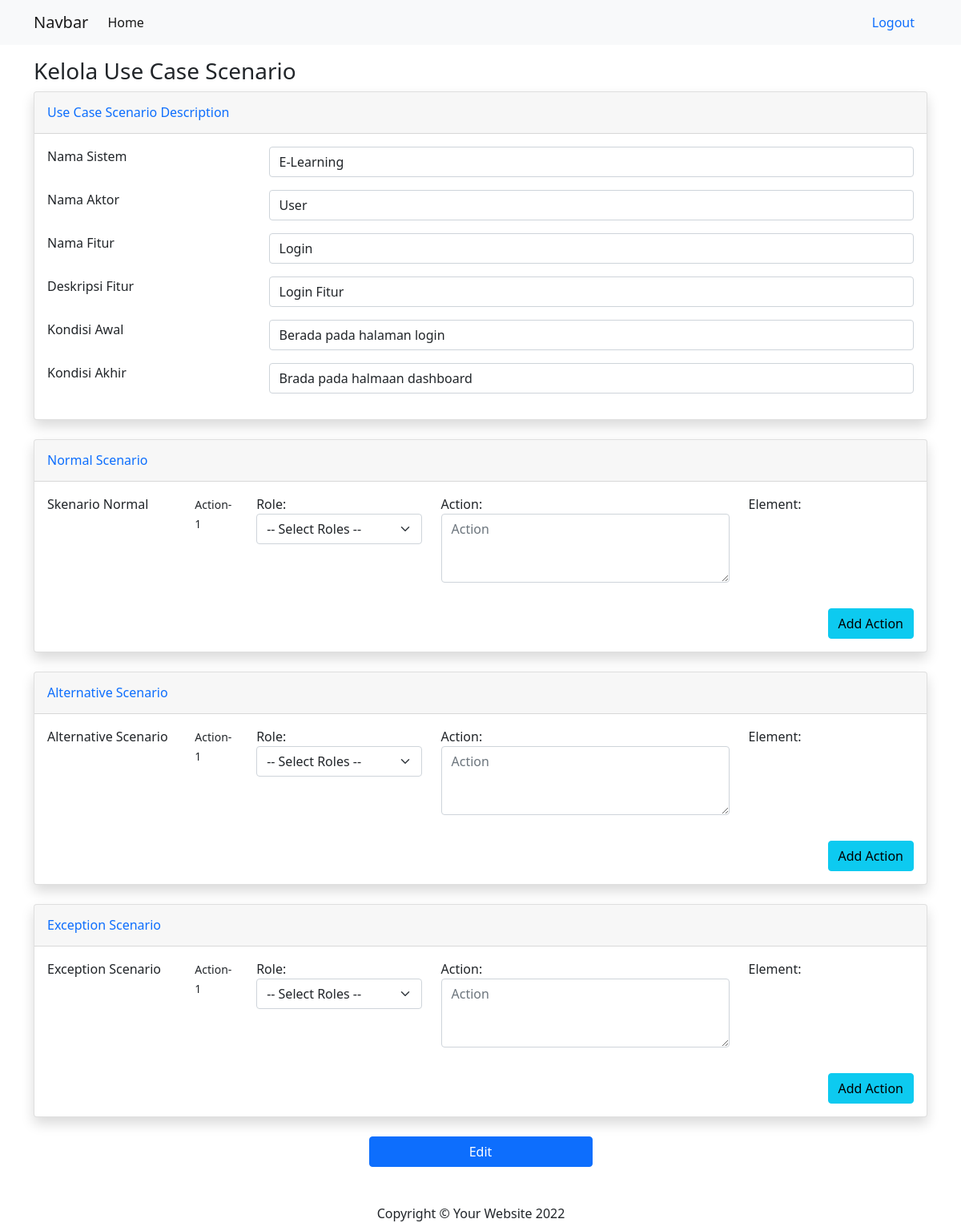
Page /formEditUCS/43/ (signed in) on the committed database.
### mainApp/models.py (models this page shows)
class UseCaseScenario(models.Model):
    system = models.CharField(max_length=200,null=True)
    actor = models.CharField(max_length=200,null=True)
    feature = models.CharField(max_length=200,null=True)
    feature_description = models.CharField(max_length=200,null=True)
    pre_condition = models.CharField(max_length=200,null=True)
    post_condition = models.CharField(max_length=200,null=True)
    normal_element = models.TextField(null=True)
    alternative_element = models.TextField(null=True)
    exception_element = models.TextField(null=True)
    normal_salt = models.TextField(null=True)
    alternative_salt = models.TextField(null=True)
    exception_salt = models.TextField(null=True)
    created_at = models.DateTimeField(auto_now_add=True, null=True)
    updated_at = models.DateTimeField(auto_now=True, null=True)
    created_by = models.ForeignKey(User, null=True, on_delete=models.SET_NULL)

### mainApp/views.py (the view)
# urls.py: path('formEditUCS/<str:pk>/', views.formEditUCS, name="formEditUCS"),
@login_required(login_url='login')
def formEditUCS(request,pk):
    ucs = UseCaseScenario.objects.get(id=pk)
    actions = serializers.serialize('json',Action.objects.filter(use_case_scenario=ucs)) #query_set to json
    context={'ucs':ucs,'actions':actions}
    return render(request,'mainApp/editUCS.html',context)

### mainApp/templates/mainApp/editUCS.html (shortened to what this page needs)
{% extends 'mainApp/main.html' %}
{% load static %}
{% block content %}
<h3 class="mb-2">Kelola Use Case Scenario</h3>
<div class="row row-form-sistem" style="margin-bottom: 70px;">
    <div class="col">
        <form class="form-useCaseScenario" action="" method="post">
            <div class="card shadow mb-4 card-description">
                <div class="card-header py-3 d-flex flex-row align-items-center justify-content-between">
                    <h6 class="m-0 font-weight-bold text-primary">Use Case Scenario Description</h6>
                </div>
                <div class="card-body">
                    <div class="row row-system-name mb-3">
                        <div class="col-3">
                            <span>Nama Sistem</span>
                        </div>
                        <div class="col-9">
                            <input type="text" class="form-control" placeholder="Nama Sistem" aria-label="Username"
                                aria-describedby="basic-addon1" required name="system" value="{{ ucs.system }}" required>
                        </div>
                    </div>
                    <div class="row row-actor-name mb-3">
                        <div class="col-3">
                            <span>Nama Aktor</span>
                        </div>
                        <div class="col-9">
                            <input type="text" class="form-control" placeholder="Nama Aktor" aria-label="Username"
                                aria-describedby="basic-addon1" required name="actor" value="{{ ucs.actor }}" required>
                        </div>
                    </div>
                    <div class="row row-feature-name mb-3">
                        <div class="col-3">
                            <span>Nama Fitur</span>
                        </div>
                        <div class="col-9">
                            <input type="text" class="form-control" name="feature_name" placeholder="Nama Fitur"
                                aria-describedby="basic-addon1" value="{{ ucs.feature }}" required>
                        </div>
                    </div>
                    <div class="row row-feature-description mb-3">
                        <div class="col-3">
                            <span>Deskripsi Fitur</span>
                        </div>
                        <div class="col-9">
                            <input type="text" class="form-control" name="feature_description"
                                placeholder="Deskripsi Fitur" aria-describedby="basic-addon1" value="{{ ucs.feature_description}}" required>
                        </div>
                    </div>
                    <div class="row row-pre-condition mb-3">
                        <div class="col-3">
                            <span>Kondisi Awal</span>
                        </div>
                        <div class="col-9">
                            <input type="text" class="form-control" placeholder="Kondisi Awal"
                                aria-describedby="basic-addon1" name="pre_condition" value="{{ ucs.pre_condition }}" required>
                        </div>
                    </div>
                    <div class="row row-post-condition mb-3">
                        <div class="col-3">
                            <span>Kondisi Akhir</span>
                        </div>
                        <div class="col-9">
                            <input type="text" class="form-control" placeholder="Kondisi Akhir"
                                aria-describedby="basic-addon1" name="post_condition" value="{{ ucs.post_condition }}" required>
                        </div>
                    </div>
                </div>
            </div>
            <div class="card shadow mb-4 card-normal">
                <div class="card-header py-3 d-flex flex-row align-items-center justify-content-between">
                    <h6 class="m-0 font-weight-bold text-primary">Normal Scenario</h6>
                </div>
                <div class="card-body">
                    <div class="row row-normal-scenario mb-3">
                        <div class="col-2">
                            <span>Skenario Normal</span>
                        </div>
                        <div class="col-10 col-normal-scenario">
                            <div class="row row-append-normal-action">
                                <div class="col">
                                    <div class="row row-normal-input mb-3">
                                        <div class="col-1">
                                            <small class="action-order">Action-1</small>
                                        </div>
                                        <div class="col-3">
                                            <span>Role:</span>
                                            <select class="form-select select-role" name="roles[]"
                                                aria-label="Default select example" required>
                                                <option selected value="">-- Select Roles --</option>
                                            </select>
                                        </div>
                                        <div class="col-5">
                                            <span>Action:</span>
                                            <textarea class="form-control input-action" placeholder="Action"
                                                name="actions[]" rows="3" required typeOfScenario="normal"
                                                required></textarea>
                                        </div>
                                        <div class="col-3">
                                            <span>Element:</span>
                                        </div>
                                    </div>
                                </div>
                            </div>
                        </div>
                    </div>
                    <div class="row row-add-normal-action">
                        <div class="col d-flex justify-content-end">
                            <a class="btn btn-info add-normal-action">Add Action</a>
                        </div>
                    </div>
                </div>
            </div>
            <div class="card shadow mb-4 card-alternative">
                <div class="card-header py-3 d-flex flex-row align-items-center justify-content-between">
                    <h6 class="m-0 font-weight-bold text-primary">Alternative Scenario</h6>
                </div>
                <div class="card-body">
                    <div class="row row-alternative-scenario mb-3">
                        <div class="col-2">
                            <span>Alternative Scenario</span>
                        </div>
                        <div class="col-10 col-alternative-scenario">
                            <div class="row row-append-alternative-action">
                                <div class="col">
                                    <div class="row row-alternative-input mb-3">
                                        <div class="col-1">
                                            <small class="action-order">Action-1</small>
                                        </div>
                                        <div class="col-3">
                                            <span>Role:</span>
                                            <select class="form-select select-role" name="roles[]"
                                                aria-label="Default select example" required>
                                                <option selected value="">-- Select Roles --</option>
                                            </select>
                                        </div>
                                        <div class="col-5">
                                            <span>Action:</span>
                                            <textarea class="form-control input-action" placeholder="Action"
                                                name="actions[]" rows="3" typeOfScenario="alternative"
                                                required></textarea>
                                        </div>
                                        <div class="col-3">
                                            <span>Element:</span>
                                        </div>
                                    </div>
                                </div>
                            </div>
                        </div>
                    </div>
                    <div class="row row-add-alternative-action">
                        <div class="col d-flex justify-content-end">
                            <a class="btn btn-info add-alternative-action">Add Action</a>
                        </div>
                    </div>
                </div>
            </div>
            <div class="card shadow mb-4 card-exception">
                <div class="card-header py-3 d-flex flex-row align-items-center justify-content-between">
                    <h6 class="m-0 font-weight-bold text-primary">Exception Scenario</h6>
                </div>
                <div class="card-body">
                    <div class="row row-exception-scenario mb-3">
                        <div class="col-2">
                            <span>Exception Scenario</span>
                        </div>
                        <div class="col-10 col-exception-scenario">
                            <div class="row row-append-exception-action">
                                <div class="col">
                                    <div class="row row-exception-input mb-3">
                                        <div class="col-1">
                                            <small class="action-order">Action-1</small>
                                        </div>
                                        <div class="col-3">
                                            <span>Role:</span>
                                            <select class="form-select select-role" name="roles[]"
                                                aria-label="Default select example" required>
                                                <option selected value="">-- Select Roles --</option>
                                            </select>
                                        </div>
                                        <div class="col-5">
                                            <span>Action:</span>
                                            <textarea class="form-control input-action" placeholder="Action"
                                                name="actions[]" rows="3" typeOfScenario="exception"
                                                required></textarea>
                                        </div>
                                        <div class="col-3">
                                            <span>Element:</span>
                                        </div>
                                    </div>
                                </div>
                            </div>
                        </div>
                    </div>
                    <div class="row row-add-exception-action">
                        <div class="col d-flex justify-content-end">
                            <a class="btn btn-info add-exception-action">Add Action</a>
                        </div>
                    </div>
                </div>
            </div>
            <div class="row">
                <div class="col d-flex justify-content-center">
                    <button class="btn btn-primary btn-edit" type="submit" style="min-width: 25%;">Edit</button>
                </div>
            </div>
        </form>
    </div>
</div>
{%endblock%}

### rows in the picture
UseCaseScenario: system "E-Learning", actor "User", feature_name "Login", feature_description "Login Fitur", pre_condition "Berada pada halaman login", post_condition "Brada pada halmaan dashboard"
